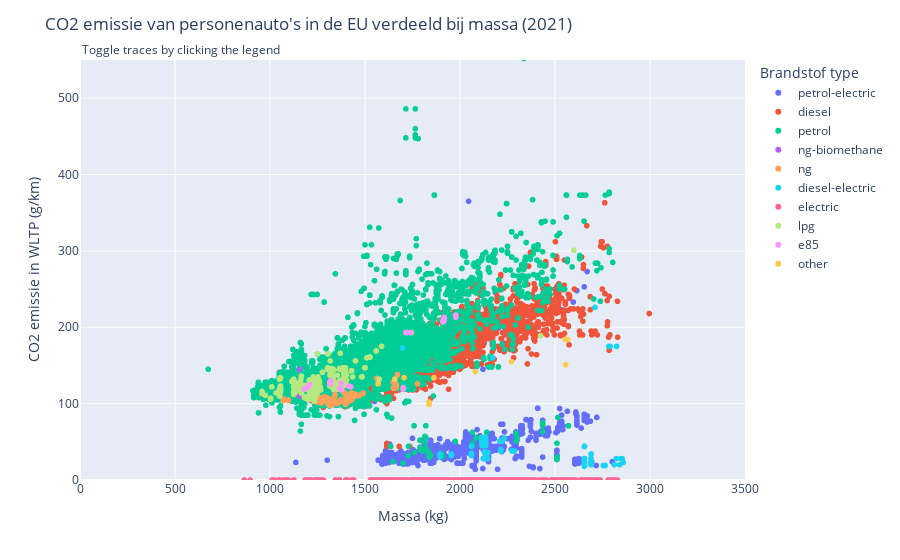

Source (notebook cell):
### Markdown cell above
>**Figuur 6**. Deze subplot-scatterplot visualiseert de gemiddelde emissiewaarden (Enedc in g/km) van personenauto's in verschillende merken (Mk) over meerdere jaren. De visualisatie bestaat uit acht scatterplots, waarbij elke plot de gemiddelde emissiewaarden voor drie automerken weergeeft. Elk subplot toont de veranderingen in emissiewaarden van een specifieke groep merken over de tijd, met het jaar op de x-as en de gemiddelde emissie op de y-as. Door de scatterplots te observeren, kunnen we de variaties in emissiewaarden tussen merken en jaren en tussen automerken identificeren.

### Code cell
# Plot settings
fig = px.scatter(car_emission_mass,
	x="m (kg)",
	y="Ewltp (g/km)",
	color="Ft",
    labels={
        "m (kg)": "Massa (kg)",
        "Ewltp (g/km)": "CO2 emissie in WLTP (g/km)",
        "Ft": "Brandstof Type",
    },
)

# Create toggle visibility button for every fuel type.
buttons = []
for i, val in enumerate(car_emission_mass["Ft"].unique()):
    button = dict(method='restyle',
        label=val,
        args=[{'visible': True}, [i]],
        args2=[{'visible': "legendonly"}, [i]],
    )
    buttons.append(button)

# Menu settings
fig.update_layout(
    updatemenus=[
        dict(
            buttons=buttons,
            visible=False,
        ),
    ],
    annotations=[
        dict(text="Toggle traces by clicking the legend", x=0, xref="paper", y=1.05, yref="paper", align="right", showarrow=False),
    ],
    title_text="CO2 emissie van personenauto's in de EU verdeeld bij massa (2021)",
    legend_title="Brandstof type",
    xaxis_title="Massa (kg)",
    xaxis_range=(0, 3500),
    yaxis_title="CO2 emissie in WLTP (g/km)",
    yaxis_range=(0, 550),
)
fig.show()

### Figure 1 — Plotly figure (JSON) as saved in the notebook; plotly's stock layout.template omitted (floating-point values rounded to 4 significant figures; data arrays with more than 128 entries replaced by an {"elided": "..."} marker saying what was removed)
{"data": [{"hovertemplate": "Brandstof Type=petrol-electric<br>Massa (kg)=%{x}<br>CO2 emissie in WLTP (g/km)=%{y}<extra></extra>", "legendgroup": "petrol-electric", "marker": {"color": "#636efa", "symbol": "circle"}, "mode": "markers", "name": "petrol-electric", "showlegend": true, "type": "scattergl", "x": {"elided": "8062 int values"}, "xaxis": "x", "y": {"elided": "8062 float values"}, "yaxis": "y"}, {"hovertemplate": "Brandstof Type=diesel<br>Massa (kg)=%{x}<br>CO2 emissie in WLTP (g/km)=%{y}<extra></extra>", "legendgroup": "diesel", "marker": {"color": "#EF553B", "symbol": "circle"}, "mode": "markers", "name": "diesel", "showlegend": true, "type": "scattergl", "x": {"elided": "22883 int values"}, "xaxis": "x", "y": {"elided": "22883 float values"}, "yaxis": "y"}, {"hovertemplate": "Brandstof Type=petrol<br>Massa (kg)=%{x}<br>CO2 emissie in WLTP (g/km)=%{y}<extra></extra>", "legendgroup": "petrol", "marker": {"color": "#00cc96", "symbol": "circle"}, "mode": "markers", "name": "petrol", "showlegend": true, "type": "scattergl", "x": {"elided": "55951 int values"}, "xaxis": "x", "y": {"elided": "55951 float values"}, "yaxis": "y"}, {"hovertemplate": "Brandstof Type=ng-biomethane<br>Massa (kg)=%{x}<br>CO2 emissie in WLTP (g/km)=%{y}<extra></extra>", "legendgroup": "ng-biomethane", "marker": {"color": "#ab63fa", "symbol": "circle"}, "mode": "markers", "name": "ng-biomethane", "showlegend": true, "type": "scattergl", "x": [1155, 1155, 1334, 1165, 1165, 1212, 1334, 1155, 1155, 1219, 1155, 1155, 1155, 1225, 1155, 1165, 1334, 1236, 1155, 1334, 1155, 1334, 1212, 1165, 1155, 1155, 1155, 1155, 1334, 1155, 1334, 1155, 1155, 1155, 1334, 1334, 1355, 1155, 1155, 1155, 1355, 1219, 1355, 1355, 1155, 1155, 1155, 1155, 1155, 1155, 1355, 1155, 1334, 1155, 1155, 1155, 1155, 1334, 1212, 1155, 1334, 1155, 1334, 1155, 1212, 1355, 1165, 1155, 1155, 1212, 1155, 1334, 1355, 1155, 1334], "xaxis": "x", "y": [110, 110, 119, 113, 111, 111, 119, 110, 110, 108, 110, 110, 110, 108, 110, 113, 119, 109, 110, 119, 110, 119, 111, 113, 110, 110, 110, 110, 119, 110, 119, 110, 110, 110, 119, 119, 119, 145, 110, 110, 119, 107, 119, 120, 110, 110, 111, 110, 110, 110, 119, 110, 119, 110, 110, 110, 110, 119, 110, 110, 119, 110, 119, 110, 111, 119, 112, 110, 110, 110, 110, 119, 119, 110, 119], "yaxis": "y"}, {"hovertemplate": "Brandstof Type=ng<br>Massa (kg)=%{x}<br>CO2 emissie in WLTP (g/km)=%{y}<extra></extra>", "legendgroup": "ng", "marker": {"color": "#FFA15A", "symbol": "circle"}, "mode": "markers", "name": "ng", "showlegend": true, "type": "scattergl", "x": {"elided": "369 int values"}, "xaxis": "x", "y": {"elided": "369 int values"}, "yaxis": "y"}, {"hovertemplate": "Brandstof Type=diesel-electric<br>Massa (kg)=%{x}<br>CO2 emissie in WLTP (g/km)=%{y}<extra></extra>", "legendgroup": "diesel-electric", "marker": {"color": "#19d3f3", "symbol": "circle"}, "mode": "markers", "name": "diesel-electric", "showlegend": true, "type": "scattergl", "x": {"elided": "508 int values"}, "xaxis": "x", "y": {"elided": "508 int values"}, "yaxis": "y"}, {"hovertemplate": "Brandstof Type=electric<br>Massa (kg)=%{x}<br>CO2 emissie in WLTP (g/km)=%{y}<extra></extra>", "legendgroup": "electric", "marker": {"color": "#FF6692", "symbol": "circle"}, "mode": "markers", "name": "electric", "showlegend": true, "type": "scattergl", "x": {"elided": "9885 int values"}, "xaxis": "x", "y": {"elided": "9885 int values"}, "yaxis": "y"}, {"hovertemplate": "Brandstof Type=lpg<br>Massa (kg)=%{x}<br>CO2 emissie in WLTP (g/km)=%{y}<extra></extra>", "legendgroup": "lpg", "marker": {"color": "#B6E880", "symbol": "circle"}, "mode": "markers", "name": "lpg", "showlegend": true, "type": "scattergl", "x": {"elided": "2171 int values"}, "xaxis": "x", "y": {"elided": "2171 int values"}, "yaxis": "y"}, {"hovertemplate": "Brandstof Type=e85<br>Massa (kg)=%{x}<br>CO2 emissie in WLTP (g/km)=%{y}<extra></extra>", "legendgroup": "e85", "marker": {"color": "#FF97FF", "symbol": "circle"}, "mode": "markers", "name": "e85", "showlegend": true, "type": "scattergl", "x": [1319, 1416, 1315, 1376, 1376, 1917, 1209, 1375, 1917, 1319, 1319, 1315, 1716, 1701, 1180, 1716, 1911, 1917, 1315, 1376, 1911, 1196, 1917, 1367, 1315, 1377, 1701, 1376, 1911, 1315, 1978, 1701, 1911, 1315, 1739, 1739, 1315, 1319, 1716, 1196, 1917, 1319, 1196, 1721, 1196, 1701, 1315, 1315, 1721, 1315, 1911, 1315, 1716, 1739, 1917, 1196, 1377, 1701, 1917, 1415, 1716, 1917, 1319, 1196, 1315, 1315, 1315, 1721, 1320, 1911, 1318, 1911, 1425, 1917, 1978, 1716, 1917, 1319, 1319, 1315, 1315], "xaxis": "x", "y": [126, 123, 127, 118, 119, 211, 125, 127, 211, 126, 128, 127, 193, 120, 119, 193, 207, 211, 127, 118, 208, 121, 211, 120, 128, 119, 120, 119, 208, 127, 216, 119, 208, 127, 193, 193, 128, 126, 193, 121, 212, 126, 121, 193, 121, 120, 127, 128, 193, 127, 209, 127, 193, 193, 211, 121, 119, 121, 209, 123, 193, 211, 126, 121, 127, 128, 127, 193, 130, 208, 127, 207, 122, 213, 213, 193, 210, 126, 126, 127, 127], "yaxis": "y"}, {"hovertemplate": "Brandstof Type=other<br>Massa (kg)=%{x}<br>CO2 emissie in WLTP (g/km)=%{y}<extra></extra>", "legendgroup": "other", "marker": {"color": "#FECB52", "symbol": "circle"}, "mode": "markers", "name": "other", "showlegend": true, "type": "scattergl", "x": [1569, 2568, 1837, 2271, 2554, 1569, 2080, 1837, 1657, 1657, 1837, 1706, 1837, 2556, 1863], "xaxis": "x", "y": [126, 184, 99, 155, 184, 126, 142, 102, 132, 132, 102, 134, 102, 151, 134], "yaxis": "y"}], "layout": {"annotations": [{"align": "right", "showarrow": false, "text": "Toggle traces by clicking the legend", "x": 0, "xref": "paper", "y": 1.05, "yref": "paper"}], "legend": {"title": {"text": "Brandstof type"}, "tracegroupgap": 0}, "margin": {"t": 60}, "title": {"text": "CO2 emissie van personenauto's in de EU verdeeld bij massa (2021)"}, "updatemenus": [{"buttons": [{"args": [{"visible": true}, [0]], "args2": [{"visible": "legendonly"}, [0]], "label": "petrol-electric", "method": "restyle"}, {"args": [{"visible": true}, [1]], "args2": [{"visible": "legendonly"}, [1]], "label": "diesel", "method": "restyle"}, {"args": [{"visible": true}, [2]], "args2": [{"visible": "legendonly"}, [2]], "label": "petrol", "method": "restyle"}, {"args": [{"visible": true}, [3]], "args2": [{"visible": "legendonly"}, [3]], "label": "ng-biomethane", "method": "restyle"}, {"args": [{"visible": true}, [4]], "args2": [{"visible": "legendonly"}, [4]], "label": "ng", "method": "restyle"}, {"args": [{"visible": true}, [5]], "args2": [{"visible": "legendonly"}, [5]], "label": "diesel-electric", "method": "restyle"}, {"args": [{"visible": true}, [6]], "args2": [{"visible": "legendonly"}, [6]], "label": "electric", "method": "restyle"}, {"args": [{"visible": true}, [7]], "args2": [{"visible": "legendonly"}, [7]], "label": "lpg", "method": "restyle"}, {"args": [{"visible": true}, [8]], "args2": [{"visible": "legendonly"}, [8]], "label": "e85", "method": "restyle"}, {"args": [{"visible": true}, [9]], "args2": [{"visible": "legendonly"}, [9]], "label": "other", "method": "restyle"}], "visible": false}], "xaxis": {"anchor": "y", "domain": [0, 1], "range": [0, 3500], "title": {"text": "Massa (kg)"}}, "yaxis": {"anchor": "x", "domain": [0, 1], "range": [0, 550], "title": {"text": "CO2 emissie in WLTP (g/km)"}}}}
